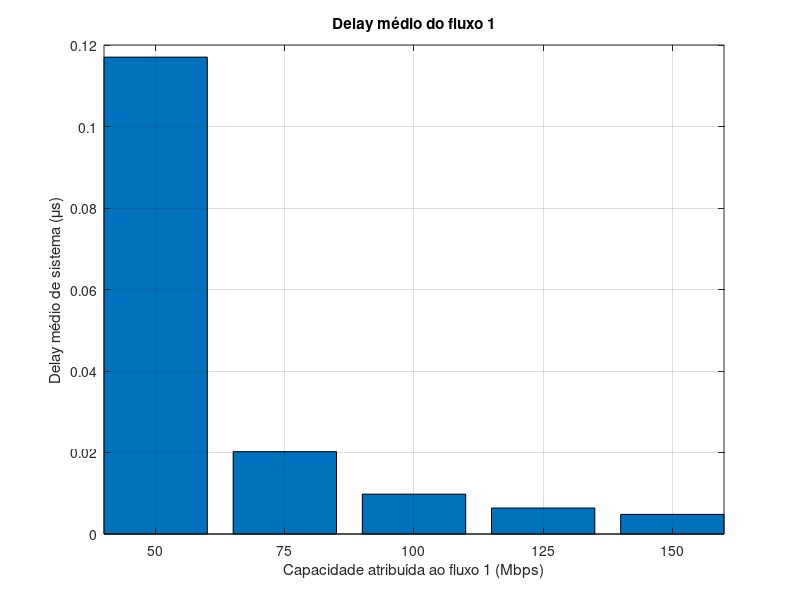

Recreate this plot in MATLAB.
% considera uma ligação
% ponto a ponto ideal de um router para outro com uma capacidade de C Gbps
% para comunicação IP
% há uma fila muito grande no porto de output da ligação
% a ligação tem um delay de propagação de 1 microsegundo

% a ligação suporta 2 fluxos de pacotes IP
% os tamanhos dos pacotes do fluxo 1 variam entre 64 e 200 bytes
% os tamanhos dos pacotes do fluxo 2 variam entre 100 e 1500 bytes
% processo de poisson com frequencia x para o fluxo 1 e y para o fluxo 2

% considera que x = 4*10^4 pps
% y = 1.4*10^5 pps
% C = 1 Gbps

% 7.a
% considera a variavel aleatoria S que representa o tempo de transmissão
% agregado dos dois fluxos de IP
% determina a media E[S] e o segundo momento E[S^2]

x = 4e4;
y = 1.4e5;
C = 1e9;

L1 = 64:200;
L2 = 100:1500;

p1 = x / (x + y);
p2 = y / (x + y);

E_L  = p1 * mean(L1) + p2 * mean(L2);
E_L2 = p1 * mean(L1.^2) + p2 * mean(L2.^2);

E_S  = 8 * E_L / C
E_S2 = (8 / C)^2 * E_L2

% 7.b
% determina o delay de sistema medio de um pacote no fluxo 1 quando ambos
% os fluxos estão estatisticamente multiplexados na ligação

lambda = x + y;
rho = lambda * E_S;

Wq = lambda * E_S2 / (2 * (1 - rho));
E_S1 = 8 * mean(L1) / C;
D1 = Wq + E_S1 + 1e-6

D1_us = D1 * 1e6

% 7.c
% determina o delay de sistema medio de um pacote do fluxo 1 quando 50 Mbps
% da ligação estão a ser usados no fluxo 1

C1 = 50e6;
ES_queue = mean(L1) * 8 / C1;
rho1_50 = x * ES_queue;
Wq1_50 = (rho1_50 / (1 - rho1_50)) * ES_queue;
transmission_time_wire = mean(L1) * 8 / C;
D1_50 = Wq1_50 + transmission_time_wire + 1e-6;
D1_50_us = D1_50 * 1e6

% 7.d
% determina o delay de sistema medio de um pacote do fluxo 1 quando 100
% Mbps da ligação estão a ser usados no fluxo 1

C1 = 100e6;
ES_queue = mean(L1) * 8 / C1;
rho1_50 = x * ES_queue;
Wq1_50 = (rho1_50 / (1 - rho1_50)) * ES_queue;
transmission_time_wire = mean(L1) * 8 / C;
D1_50 = Wq1_50 + transmission_time_wire + 1e-6;
D1_50_us = D1_50 * 1e6

% 7.e
% desenha um grafico com o delay de sistema medio de um pacote do fluxo 1
% quando são nele utilizados 50, 75, 100, 125 e 150 Mbps

C1_values = (50:25:150) * 1e6;
ES_queue = mean(L1) * 8 ./ C1_values;
rho1 = x .* ES_queue;
Wq1 = rho1 ./ (1 - rho1) .* ES_queue;
D1_values = (Wq1 + mean(L1) * 8 / C + 1e-6) * 1e6;

figure;
bar(C1_values / 1e6, D1_values/1000);
xlabel('Capacidade atribuída ao fluxo 1 (Mbps)');
ylabel('Delay médio de sistema (\mus)');
title('Delay médio do fluxo 1');
grid on;
